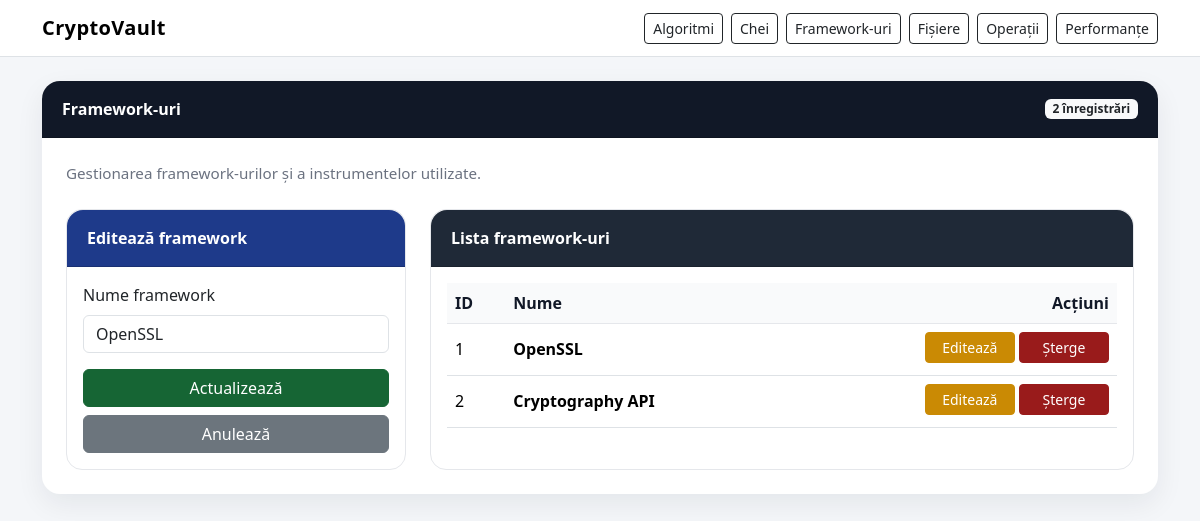
Page /frameworks?edit_framework=1 on the committed database.
### models.py (models this page shows)
class Framework(Base):
    __tablename__ = "frameworks"
    id = Column(Integer, primary_key=True, index=True)
    name = Column(String(100), nullable=False, unique=True)
    performances = relationship("Performance", back_populates="framework", cascade="all, delete-orphan")

### app_web.py (the view)
@app.route("/frameworks")
def show_frameworks():
    db = database.get_session()
    try:
        edit_framework_id = request.args.get("edit_framework", type=int)
        pagination = crud.get_frameworks_paginated(db, get_page(), get_per_page())
        edit_framework = crud.get_framework_by_id(db, edit_framework_id) if edit_framework_id else None
        return render_template(
            "frameworks.html",
            frameworks=pagination["items"],
            pagination=pagination,
            edit_framework=edit_framework
        )
    finally:
        db.close()

### app_web.py (called while the page is built)
def get_page():
    return crud.normalize_page(request.args.get("page", 1))

def get_per_page():
    return crud.normalize_per_page(request.args.get("per_page", 25))

### crud.py (called while the page is built)
def normalize_page(value):
    try:
        value = int(value)
    except (TypeError, ValueError):
        value = DEFAULT_PAGE
    if value < 1:
        value = DEFAULT_PAGE
    return value

def normalize_per_page(value):
    try:
        value = int(value)
    except (TypeError, ValueError):
        value = DEFAULT_PER_PAGE
    if value < 1:
        value = DEFAULT_PER_PAGE
    if value > MAX_PER_PAGE:
        value = MAX_PER_PAGE
    return value

def paginate_query(query, page=1, per_page=25):
    page = normalize_page(page)
    per_page = normalize_per_page(per_page)
    total = query.count()
    pages = math.ceil(total / per_page) if total > 0 else 1
    if page > pages:
        page = pages
    items = query.offset((page - 1) * per_page).limit(per_page).all()
    return {
        "items": items,
        "page": page,
        "per_page": per_page,
        "total": total,
        "pages": pages,
        "has_prev": page > 1,
        "has_next": page < pages,
        "prev_page": page - 1 if page > 1 else 1,
        "next_page": page + 1 if page < pages else pages,
    }

def get_frameworks_paginated(db: Session, page=1, per_page=25):
    query = db.query(models.Framework).order_by(models.Framework.id)
    return paginate_query(query, page, per_page)

def get_framework_by_id(db: Session, framework_id: int):
    return db.query(models.Framework).filter(models.Framework.id == framework_id).first()

### database.py (called while the page is built)
@event.listens_for(engine, "connect")
def enable_sqlite_foreign_keys(dbapi_connection, connection_record):
    cursor = dbapi_connection.cursor()
    cursor.execute("PRAGMA foreign_keys=ON")
    cursor.close()

def get_session():
    return SessionLocal()

### templates/frameworks.html (shortened to what this page needs)
{% extends "base.html" %}
{% block content %}
<div class="card section-card">
    <div class="card-header">
        <div class="d-flex justify-content-between align-items-center flex-wrap gap-2">
            <span>Framework-uri</span>
            <span class="badge bg-light text-dark">{{ pagination.total }} înregistrări</span>
        </div>
    </div>
    <div class="card-body p-4">
        <p class="section-subtitle mb-4">Gestionarea framework-urilor și a instrumentelor utilizate.</p>
        <div class="row g-4">
            <div class="col-lg-4">
                <div class="card form-card h-100">
                    <div class="card-header">
                        {{ "Editează framework" if edit_framework else "Adaugă framework" }}
                    </div>
                    <div class="card-body">
                        <form action="{{ url_for('save_framework') }}" method="post">
                            <div class="mb-3">
                                <label class="form-label">Nume framework</label>
                                <input type="text" name="name" class="form-control"
                                       value="{{ edit_framework.name if edit_framework else '' }}" required>
                            </div>
                            <button type="submit" class="btn btn-success w-100">
                                {{ "Actualizează" if edit_framework else "Adaugă" }}
                            </button>
                            {% if edit_framework %}
                                <a href="{{ url_for('show_frameworks') }}" class="btn btn-secondary w-100 mt-2">Anulează</a>
                            {% endif %}
                        </form>
                    </div>
                </div>
            </div>
            <div class="col-lg-8">
                <div class="card table-card h-100">
                    <div class="card-header">Lista framework-uri</div>
                    <div class="card-body">
                        <div class="table-responsive">
                            <table class="table table-hover align-middle">
                                <thead>
                                    <tr>
                                        <th>ID</th>
                                        <th>Nume</th>
                                        <th class="text-end">Acțiuni</th>
                                    </tr>
                                </thead>
                                <tbody>
                                {% for framework in frameworks %}
                                    <tr>
                                        <td>{{ framework.id }}</td>
                                        <td><strong>{{ framework.name }}</strong></td>
                                        <td class="text-end">
                                            <a href="{{ url_for('show_frameworks', edit_framework=framework.id) }}" class="btn btn-warning btn-sm btn-action">Editează</a>
                                            <a href="{{ url_for('delete_framework', framework_id=framework.id) }}" class="btn btn-danger btn-sm btn-action"
                                               onclick="return confirm('Sigur vrei să ștergi acest framework? Vor fi șterse și performanțele asociate.')">Șterge</a>
                                        </td>
                                    </tr>
                                {% else %}
                                    <tr>
                                        <td colspan="3" class="text-center text-muted py-4">Nu există framework-uri în baza de date.</td>
                                    </tr>
                                {% endfor %}
                                </tbody>
                            </table>
                        </div>
                    </div>
                </div>
            </div>
        </div>
    </div>
</div>
{% endblock %}

### static/css/style.css (style rules this page uses)
body { background-color: #f4f6f9; color: #1f2937; }
.section-card { border: none; border-radius: 18px; box-shadow: 0 10px 28px rgba(15, 23, 42, 0.07); margin-bottom: 2rem; }
.section-card .card-header { background-color: #111827; color: white; border-top-left-radius: 18px; border-top-right-radius: 18px; padding: 1rem 1.25rem; font-weight: 600; }
.form-card { border: 1px solid #e5e7eb; border-radius: 16px; }
.form-card .card-header { background-color: #1e3a8a; color: white; border-top-left-radius: 16px; border-top-right-radius: 16px; font-weight: 600; }
.table-card { border: 1px solid #e5e7eb; border-radius: 16px; }
.table-card .card-header { background-color: #1f2937; color: white; border-top-left-radius: 16px; border-top-right-radius: 16px; font-weight: 600; }
.table thead th { background-color: #f9fafb; color: #111827; font-weight: 600; border-bottom: 1px solid #e5e7eb; }
.table td, .table th { vertical-align: middle; }
.btn-action { min-width: 90px; margin-bottom: 0.25rem; }
.btn-success { background-color: #166534; border-color: #166534; }
.btn-warning { background-color: #ca8a04; border-color: #ca8a04; color: white; }
.btn-danger { background-color: #991b1b; border-color: #991b1b; }
.section-subtitle { color: #6b7280; font-size: 0.95rem; margin-bottom: 0; }

### rows in the picture
Framework: name "OpenSSL", id "1"
Framework: id "2", name "Cryptography API"

### other values in the picture
{{ pagination.total }} "2"
{{ "Editează framework" if edit_framework else "Adaugă framework" }} "Editează framework"
{{ "Actualizează" if edit_framework else "Adaugă" }} "Actualizează"
